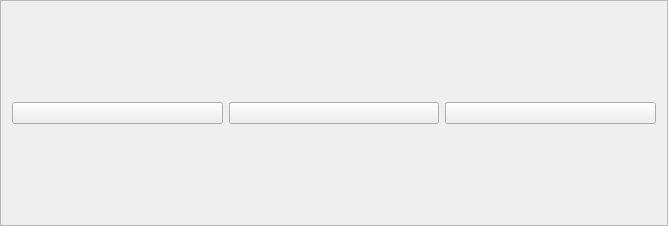
<?xml version="1.0" encoding="UTF-8"?>
<ui version="4.0">
 <class>Frame_3</class>
 <widget class="QFrame" name="Frame_3">
  <property name="geometry">
   <rect>
    <x>0</x>
    <y>0</y>
    <width>668</width>
    <height>226</height>
   </rect>
  </property>
  <property name="windowTitle">
   <string>Frame</string>
  </property>
  <property name="frameShape">
   <enum>QFrame::StyledPanel</enum>
  </property>
  <property name="frameShadow">
   <enum>QFrame::Raised</enum>
  </property>
  <layout class="QHBoxLayout" name="horizontalLayout">
   <item>
    <widget class="QPushButton" name="unit3A">
     <property name="text">
      <string/>
     </property>
     <property name="icon">
      <iconset>
       <normaloff>../build-pcd_project1-Desktop_Qt_5_8_0_GCC_64bit-Debug/unita.jpg</normaloff>../build-pcd_project1-Desktop_Qt_5_8_0_GCC_64bit-Debug/unita.jpg</iconset>
     </property>
     <property name="iconSize">
      <size>
       <width>200</width>
       <height>200</height>
      </size>
     </property>
    </widget>
   </item>
   <item>
    <widget class="QPushButton" name="unit3B">
     <property name="text">
      <string/>
     </property>
     <property name="icon">
      <iconset>
       <normaloff>../build-pcd_project1-Desktop_Qt_5_8_0_GCC_64bit-Debug/unitb.jpg</normaloff>../build-pcd_project1-Desktop_Qt_5_8_0_GCC_64bit-Debug/unitb.jpg</iconset>
     </property>
     <property name="iconSize">
      <size>
       <width>200</width>
       <height>200</height>
      </size>
     </property>
    </widget>
   </item>
   <item>
    <widget class="QPushButton" name="unit3C">
     <property name="text">
      <string/>
     </property>
     <property name="icon">
      <iconset>
       <normaloff>../build-pcd_project1-Desktop_Qt_5_8_0_GCC_64bit-Debug/unitc.jpg</normaloff>../build-pcd_project1-Desktop_Qt_5_8_0_GCC_64bit-Debug/unitc.jpg</iconset>
     </property>
     <property name="iconSize">
      <size>
       <width>200</width>
       <height>200</height>
      </size>
     </property>
    </widget>
   </item>
  </layout>
 </widget>
 <resources/>
 <connections/>
</ui>
